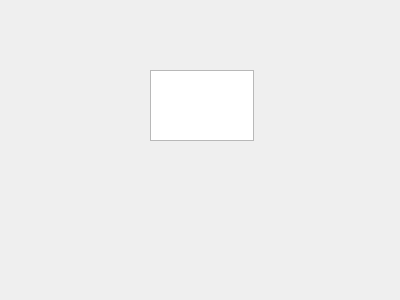
<?xml version="1.0" encoding="UTF-8"?>
<ui version="4.0">
 <class>FAQ</class>
 <widget class="QDialog" name="FAQ">
  <property name="geometry">
   <rect>
    <x>0</x>
    <y>0</y>
    <width>400</width>
    <height>300</height>
   </rect>
  </property>
  <property name="windowTitle">
   <string>Dialog</string>
  </property>
  <widget class="QTextEdit" name="textEdit">
   <property name="geometry">
    <rect>
     <x>150</x>
     <y>70</y>
     <width>104</width>
     <height>71</height>
    </rect>
   </property>
  </widget>
 </widget>
 <resources/>
 <connections/>
</ui>
